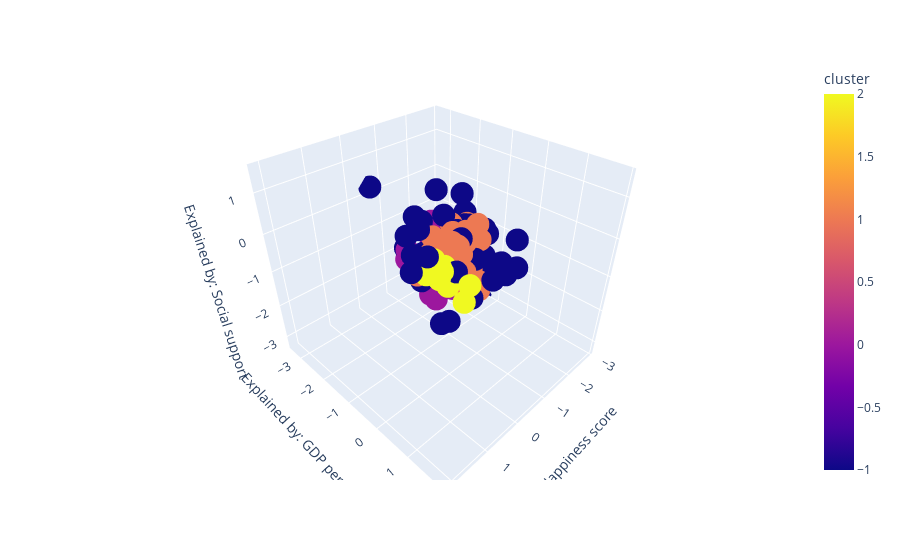

Notebook source saved alongside this figure:
### Code cell
df['cluster'] = hdbscanclusterer.labels_
fig = px.scatter_3d(df, x='Happiness score',y = 'Explained by: GDP per capita', z='Explained by: Social support', color = 'cluster')
fig.show()

### Figure 1 — Plotly figure (JSON) as saved in the notebook; plotly's stock layout.template omitted (floating-point values rounded to 4 significant figures; data arrays with more than 128 entries replaced by an {"elided": "..."} marker saying what was removed)
{"data": [{"hovertemplate": "Happiness score=%{x}<br>Explained by: GDP per capita=%{y}<br>Explained by: Social support=%{z}<br>cluster=%{marker.color}<extra></extra>", "legendgroup": "", "marker": {"color": {"elided": "146 int values"}, "coloraxis": "coloraxis", "symbol": "circle"}, "mode": "markers", "name": "", "scene": "scene", "showlegend": false, "type": "scatter3d", "x": {"elided": "146 float values"}, "y": {"elided": "146 float values"}, "z": {"elided": "146 float values"}}], "layout": {"coloraxis": {"colorbar": {"title": {"text": "cluster"}}, "colorscale": [[0, "#0d0887"], [0.1111, "#46039f"], [0.2222, "#7201a8"], [0.3333, "#9c179e"], [0.4444, "#bd3786"], [0.5556, "#d8576b"], [0.6667, "#ed7953"], [0.7778, "#fb9f3a"], [0.8889, "#fdca26"], [1, "#f0f921"]]}, "legend": {"tracegroupgap": 0}, "margin": {"t": 60}, "scene": {"domain": {"x": [0, 1], "y": [0, 1]}, "xaxis": {"title": {"text": "Happiness score"}}, "yaxis": {"title": {"text": "Explained by: GDP per capita"}}, "zaxis": {"title": {"text": "Explained by: Social support"}}}}}
